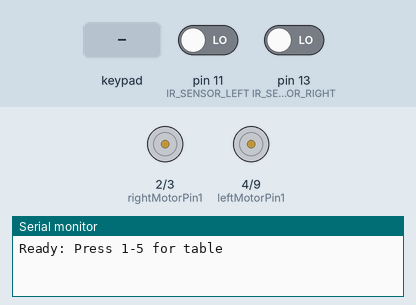
Recording of a sketch running on a simulated Arduino Uno, built with avr-gcc and run on an emulated ATmega328P. Parts: motor-driver pin pairs drawn as motors (green arrow = first pin HIGH = forward, orange = second pin HIGH = backward, longer = more drive, scaled by the enable pin), the last lines printed to the serial monitor. The inputs (shaded band) are chosen by the test bench; at power-on: pin 11 (IR_SENSOR_LEFT) LOW, pin 13 (IR_SENSOR_RIGHT) LOW.

Above: at 1.2 s.
1.3 s: key '1' pressed
At 2.8 s:
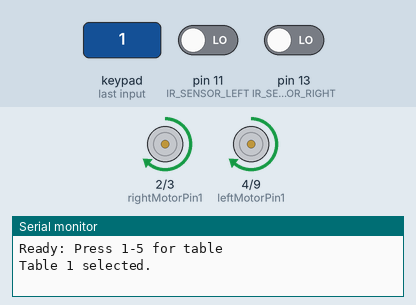
3.1 s: pin 11 (IR_SENSOR_LEFT) driven HIGH
At 3.6 s:
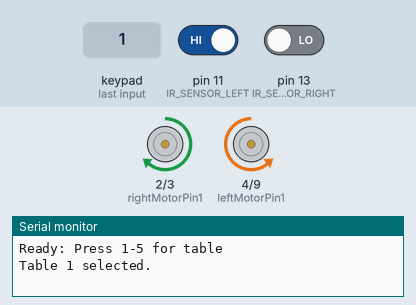
4.6 s: pin 13 (IR_SENSOR_RIGHT) driven HIGH
At 5.4 s:
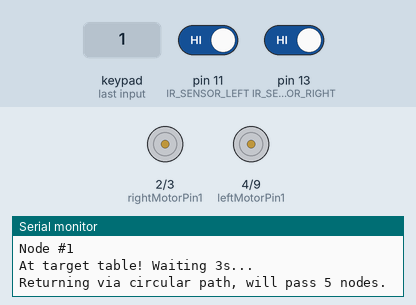
6.1 s: pin 11 (IR_SENSOR_LEFT) driven LOW
At 7.1 s:
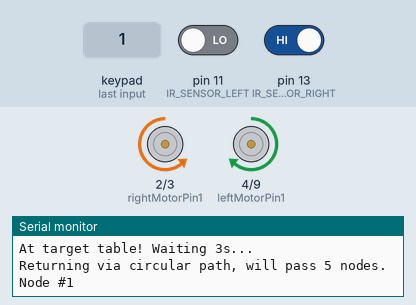
7.6 s: pin 13 (IR_SENSOR_RIGHT) driven LOW
At 8.2 s:
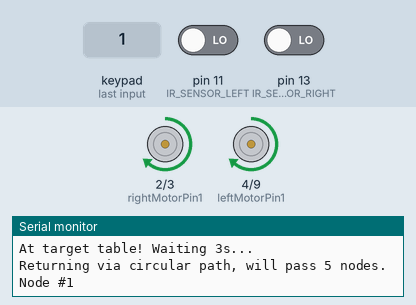
Timing chart, 0 to 10.1 s (numbered marks = the images above; inputs shaded):
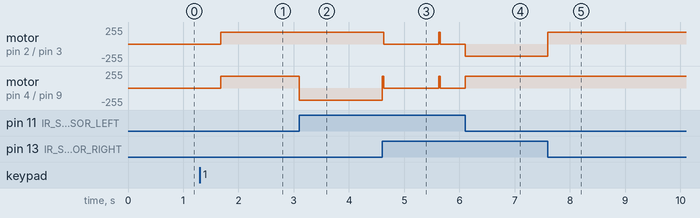

Measured:
- after the input at 1.3 s, motor on pin 2 (rightMotorPin1) / pin 3 (rightMotorPin2), motor on pin 4 (leftMotorPin1) / pin 9 (leftMotorPin2): stopped → forward 180/255 after 0.38 s
- after the input at 3.1 s, motor on pin 4 (leftMotorPin1) / pin 9 (leftMotorPin2): forward 180/255 → backward 180/255 at once
- after the input at 4.6 s, motor on pin 2 (rightMotorPin1) / pin 3 (rightMotorPin2): forward 180/255 → stopped at once; motor on pin 4 (leftMotorPin1) / pin 9 (leftMotorPin2): backward 180/255 → stopped at once
- after the input at 6.1 s, motor on pin 2 (rightMotorPin1) / pin 3 (rightMotorPin2): stopped → backward 180/255 at once; motor on pin 4 (leftMotorPin1) / pin 9 (leftMotorPin2): stopped → forward 180/255 at once
- after the input at 7.6 s, motor on pin 2 (rightMotorPin1) / pin 3 (rightMotorPin2): backward 180/255 → forward 180/255 at once

The sketch:

smart_delivery_stops_final_v2.ino
```cpp
#include <Keypad.h>

#define IR_SENSOR_RIGHT 13
#define IR_SENSOR_LEFT 11
#define MOTOR_SPEED 180

//Right motor
int enableRightMotor = 6;
int rightMotorPin1 = 2;
int rightMotorPin2 = 3;
//Left motor
int enableLeftMotor = 5;
int leftMotorPin1 = 4;
int leftMotorPin2 = 9;

// Keypad configuration (4×4)
const byte ROWS = 4;
const byte COLS = 4;
char keys[ROWS][COLS] = {
  {'1','2','3','A'},
  {'4','5','6','B'},
  {'7','8','9','C'},
  {'*','0','#','D'}
};
// আপনার পিনগুলো নিচের মতো ম্যাপিং ঠিক আছে
byte rowPins[ROWS] = {A3, A2, A1, A0};
byte colPins[COLS] = {12, 10, 8, 7};

Keypad keypad = Keypad( makeKeymap(keys), rowPins, colPins, ROWS, COLS );

enum State { WAIT_FOR_KEY, GO_TO_TABLE, RETURN_CIRCULAR };
State state = WAIT_FOR_KEY;

int targetTable = 0;
int nodeCount = 0;
const int TOTAL_STOPS = 6;    // 5 tables + 1 kitchen
int returnStops = 0;
bool countedNode = false;     // node-debounce flag

void setup() {
  Serial.begin(9600);
  // PWM frequency tweak
  TCCR0B = TCCR0B & B11111000 | B00000010;

  pinMode(enableRightMotor, OUTPUT);
  pinMode(rightMotorPin1, OUTPUT); pinMode(rightMotorPin2, OUTPUT);
  pinMode(enableLeftMotor, OUTPUT);
  pinMode(leftMotorPin1, OUTPUT);  pinMode(leftMotorPin2, OUTPUT);
  pinMode(IR_SENSOR_RIGHT, INPUT);
  pinMode(IR_SENSOR_LEFT, INPUT);

  rotateMotor(0,0);
  Serial.println("Ready: Press 1-5 for table");
}

void loop() {
  char key = keypad.getKey();

  if (state == WAIT_FOR_KEY) {
    if (key >= '1' && key <= '5') {
      targetTable = key - '0';
      nodeCount = 0;
      state = GO_TO_TABLE;
      Serial.print("Table "); Serial.print(targetTable); Serial.println(" selected.");
      delay(3000);
    }
  }
  else if (state == GO_TO_TABLE) {
    lineFollowOnce();
    handleNodeCounting();      // check & count nodes
    if (nodeCount >= targetTable) {
      rotateMotor(0,0);
      Serial.println("At target table! Waiting 3s...");
      delay(5000);
      // prepare circular return
      returnStops = TOTAL_STOPS - targetTable;
      nodeCount = 0;
      countedNode = false;
      state = RETURN_CIRCULAR;
      Serial.print("Returning via circular path, will pass ");
      Serial.print(returnStops);
      Serial.println(" nodes.");
      delay(3000);
    }
  }
  else if (state == RETURN_CIRCULAR) {
    lineFollowOnce();
    handleNodeCounting();
    if (nodeCount >= returnStops) {
      rotateMotor(0,0);
      Serial.println("Back at kitchen! 😊");
      state = WAIT_FOR_KEY;
    }
  }
}

// Line-follow one step
void lineFollowOnce() {
  int r = digitalRead(IR_SENSOR_RIGHT), l = digitalRead(IR_SENSOR_LEFT);
  if (r==LOW && l==LOW)           rotateMotor(MOTOR_SPEED, MOTOR_SPEED);
  else if (r==HIGH && l==LOW)     rotateMotor(-MOTOR_SPEED, MOTOR_SPEED);
  else if (r==LOW && l==HIGH)     rotateMotor(MOTOR_SPEED, -MOTOR_SPEED);
  else                             rotateMotor(0,0);
}

// Handle node detection with debounce
void handleNodeCounting() {
  bool atNode = (digitalRead(IR_SENSOR_RIGHT)==HIGH && digitalRead(IR_SENSOR_LEFT)==HIGH);
  if (atNode && !countedNode) {
    nodeCount++;
    countedNode = true;
    Serial.print("Node #"); Serial.println(nodeCount);
    // একটু সরিয়ে নিয়ে আসা, যাতে continuous HIGH না পড়ে
    rotateMotor(MOTOR_SPEED, MOTOR_SPEED);
    delay(200);
  }
  else if (!atNode) {
    // সেন্সর সাদা হলে আবার কাউন্ট করার জন্য flag ফালিয়ে দাও
    countedNode = false;
  }
}

// detect a “node” (both sensors see black)
bool isNode() {
  return (digitalRead(IR_SENSOR_RIGHT)==HIGH && digitalRead(IR_SENSOR_LEFT)==HIGH);
}

// motor control
void rotateMotor(int rSpeed, int lSpeed) {
  // right motor
  if (rSpeed<0)      { digitalWrite(rightMotorPin1,LOW);  digitalWrite(rightMotorPin2,HIGH); }
  else if (rSpeed>0) { digitalWrite(rightMotorPin1,HIGH); digitalWrite(rightMotorPin2,LOW); }
  else               { digitalWrite(rightMotorPin1,LOW);  digitalWrite(rightMotorPin2,LOW); }
  // left motor
  if (lSpeed<0)      { digitalWrite(leftMotorPin1,LOW);   digitalWrite(leftMotorPin2,HIGH); }
  else if (lSpeed>0) { digitalWrite(leftMotorPin1,HIGH);  digitalWrite(leftMotorPin2,LOW); }
  else               { digitalWrite(leftMotorPin1,LOW);   digitalWrite(leftMotorPin2,LOW); }
  analogWrite(enableRightMotor, abs(rSpeed));
  analogWrite(enableLeftMotor,  abs(lSpeed));
}
```
